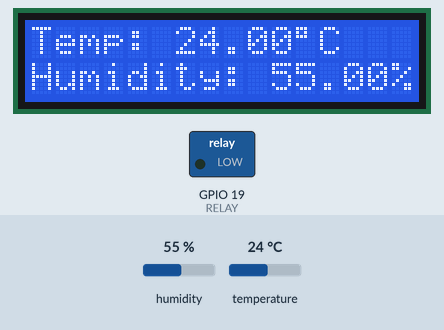
The sketch below on a simulated ESP32. Shown: 16×2 character LCD, switched loads named in the sketch (green lamp = pin HIGH). The inputs (shaded band) are chosen by the test bench; at power-on: temperature 24 °C, humidity 55 %. WiFi joins after 1.5 s; servers stay silent unless stated; uploads are accepted with an empty reply; what the sketch prints to the serial monitor is not drawn.

Above: at 4.2 s.
4.3 s: temperature set to 41 °C
At 8.5 s:
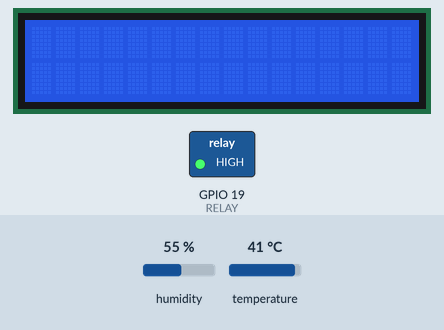
12.5 s: humidity set to 22 %
At 17.3 s:
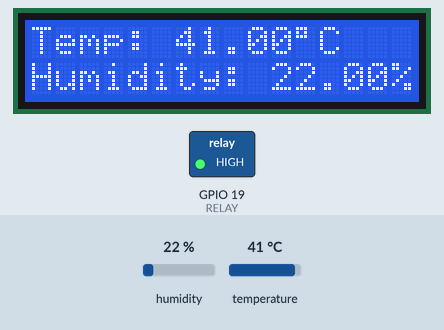
19.6 s: temperature set to 12 °C
At 26.0 s:
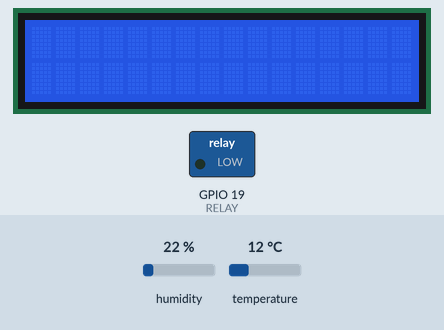
26.3 s: humidity set to 40 %
At 31.1 s:
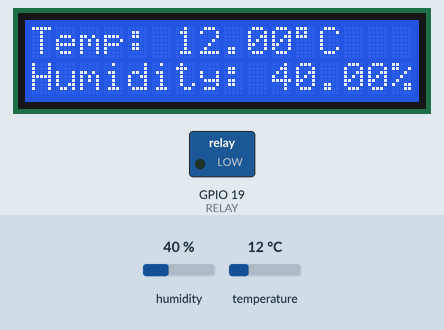
Timing chart, 0 to 32.6 s (numbered marks = the images above; inputs shaded):
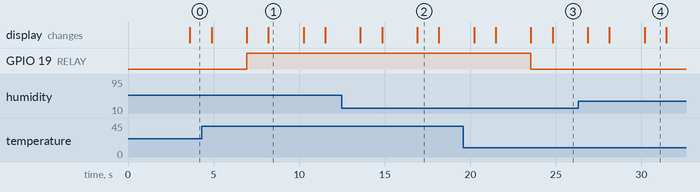

The sketch:

FINALIOTINGKUBATOR.ino
```cpp
//library
#include <LiquidCrystal_I2C.h>
#include <WiFi.h>
#include "DHT.h"
//inisialisasi pin
#define DHTPIN 23
#define RELAY 19
#define DHTTYPE DHT11
DHT dht(DHTPIN, DHTTYPE);
bool lampuOn = false;

//set kolom lcd
int lcdColumns = 16;
int lcdRows = 2;

//lcd
LiquidCrystal_I2C lcd(0x27, lcdColumns, lcdRows);

//wifi yng di gunakan
const char* ssid     = "YOUR SSID";
const char* password = "YOUR PASSWORD";
const char* host = "192.168.218.102"; // your server


void setup()
{
    // initialize LCD
    lcd.init();
    // turn on LCD backlight
    lcd.backlight();
    pinMode(RELAY,OUTPUT);
    Serial.begin(115200);
    Serial.println("DHT11 Output!");
    dht.begin();

    // memulai wifi

    Serial.println();
    Serial.println();
    Serial.print("Connecting to ");
    Serial.println(ssid);

    WiFi.begin(ssid, password);

    while (WiFi.status() != WL_CONNECTED) {
        delay(500);
        Serial.print(".");
    }
    //menampilkan wifi berhasil koneksi dan ip di serial monitor
    Serial.println("");
    Serial.println("WiFi connected");
    Serial.println("IP address: ");
    Serial.println(WiFi.localIP());
}
void loop()
{
  //membaca data dari dht11
  float temperature = dht.readTemperature();
  float humidity = dht.readHumidity();

  if(isnan(temperature) || isnan(humidity)){
    Serial.println("Failed to read DHT11");
      }
  else
      {
    //menampilkn data temperature dan humidity di serial monitor
    Serial.print("Humidity: ");
    Serial.print(humidity);
    Serial.print(" %\t");
    Serial.print("Temperature: ");
    Serial.print(temperature);
    Serial.println(" *C");
    delay(2000);
       }
       lcd.setCursor(0, 0);
  lcd.print("Temp: ");
  lcd.print(temperature);
  lcd.print((char)223);
  lcd.print("C");

  lcd.setCursor(0, 1);
  lcd.print("Humidity: ");
  lcd.print(humidity);
  lcd.print("%");

  //delay(2000); // wait for 2 seconds before updating the LCD


  //pembacaan suhu kapan relay aktif dan mati
    if (temperature >= 38&& !lampuOn) {
    digitalWrite(RELAY, HIGH);
    Serial.println("Menghidupkan lampu");
    lampuOn = true;
    }
    else if (temperature< 39 && lampuOn) {
    digitalWrite(RELAY, LOW);
    Serial.println("Mematikan lampu");
    lampuOn = false;
    }

    //koneksi ke ip
    Serial.print("connecting to ");
    Serial.println(host);

    // Gunakan kelas WiFiClient untuk membuat koneksi TCP
    WiFiClient client;
    const int httpPort = 80;
    if (!client.connect(host, httpPort)) {
        Serial.println("connection failed");
        return;
    }

    //kirim data kE server
     client.print(String("GET http://192.168.218.102/example/connect.php?") +
                              ("temperature=") + temperature +
                              ("&humidity=") + humidity +
                              " HTTP/1.1\r\n" +
                     "Host: " + host + "\r\n" +
                     "Connection: close\r\n\r\n");
    unsigned long timeout = millis();
    while (client.available() == 0) {
        if (millis() - timeout > 1000) {
            Serial.println(">>> Client Timeout !");
            client.stop();
            return;
        }
    }

    // Baca semua baris balasan dari server dan cetak ke Serial
    while(client.available()) {
        String line = client.readStringUntil('\r');
        Serial.print(line);

    }

    Serial.println();
    Serial.println("closing connection");
    lcd.clear(); // clears the display to print new readings
}
```

Measured:
- after the input at 4.3 s, GPIO 19 (RELAY): LOW → HIGH after 2.6 s; the display: first differs from a run without the input after 2.6 s (image 1 shows a later state)
- after the input at 12.5 s, the display: first differs from a run without the input after 4.4 s (image 2)
- after the input at 19.6 s, GPIO 19 (RELAY): HIGH → LOW after 3.9 s; the display: first differs from a run without the input after 3.9 s (image 3 shows a later state)
- after the input at 26.3 s, the display: first differs from a run without the input after 3.9 s (image 4)
- what the display in image 1 shows lasts 2.1 s, from 8.2 s to 10.3 s
- what the display in image 2 shows lasts 1.3 s, from 16.9 s to 18.2 s
